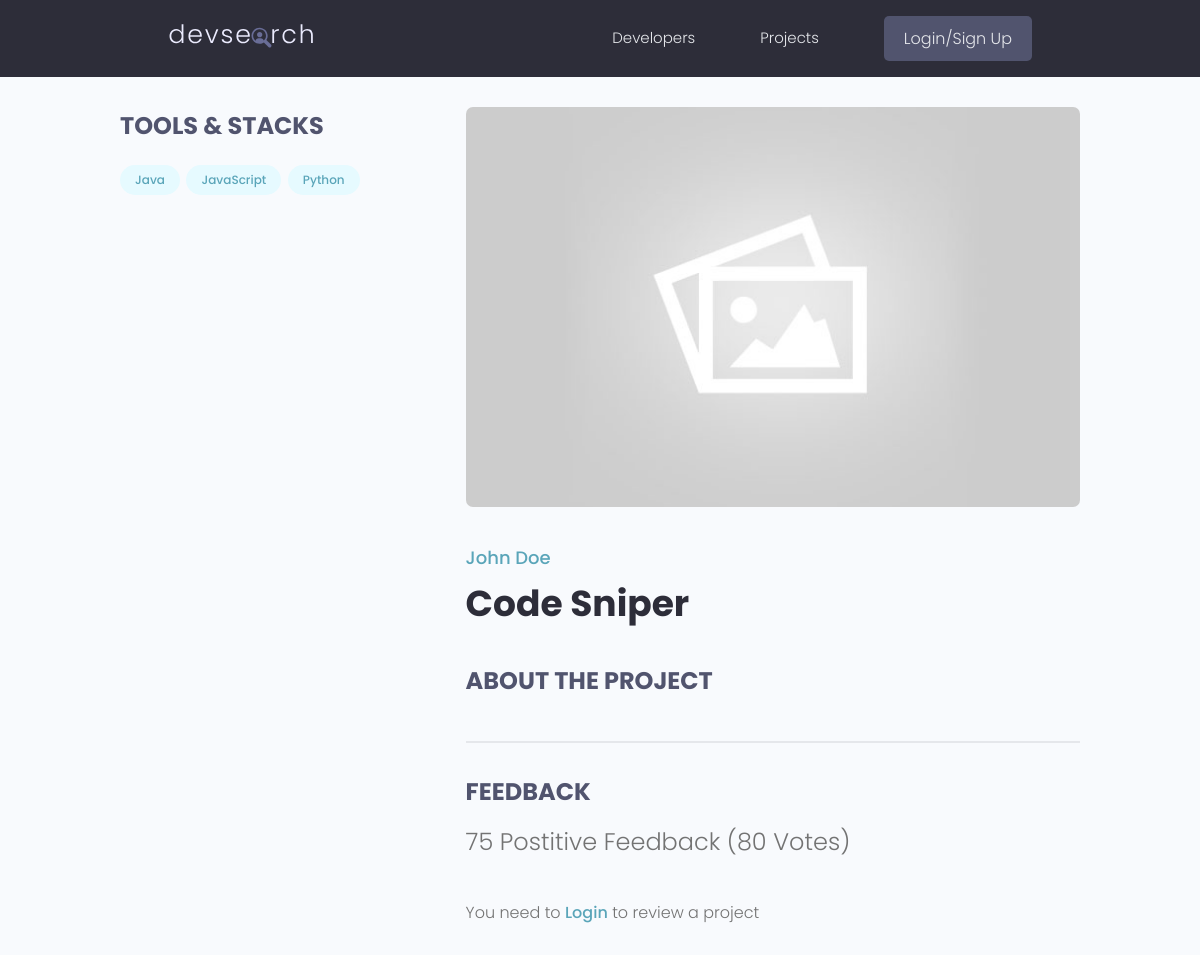
Before: /projects/project/8990a8dd-2f3b-4815-853e-283e5b6895d5/ with the older database file.
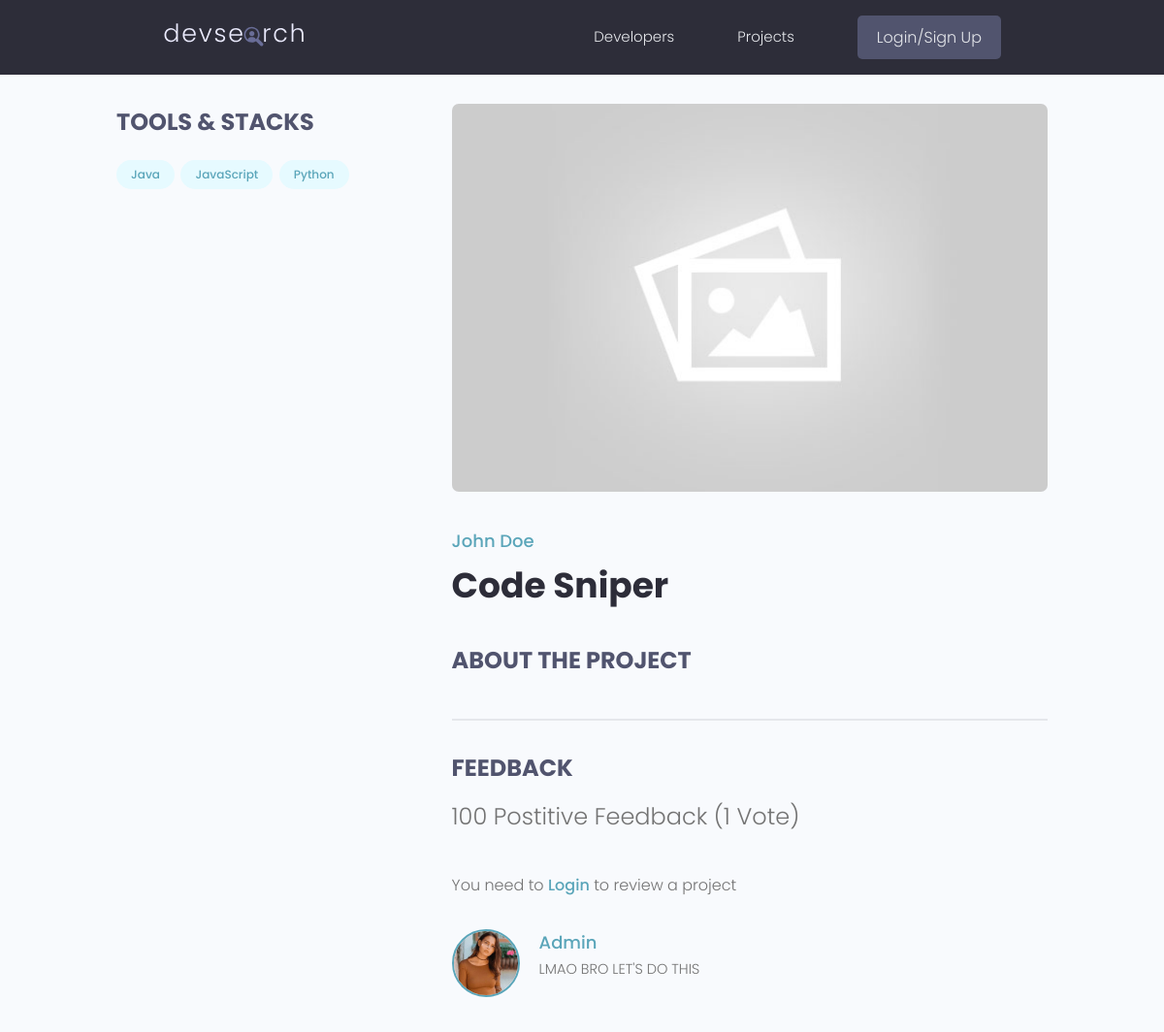
After: the same page with the newer database file.
### projects/models.py (models this page shows, shortened)
class Tag(models.Model):
    name = models.CharField(max_length=200)
    created = models.DateTimeField(auto_now_add = True)
    id = models.UUIDField(default=uuid.uuid4 , unique=True ,
                        primary_key=True , editable=False)
    def __str__(self):
        return self.name

class Project(models.Model):
    owner = models.ForeignKey(Profile , on_delete=models.SET_NULL, null=True , blank=True)
    title = models.CharField(max_length=200)
    description = models.TextField(null=True , blank=True)
    featured_image = models.ImageField(null=True , blank=True , default="default.jpg")
    demo_link = models.CharField(max_length=2000 , null=True , blank=True)
    source_link = models.CharField(max_length = 2000,null=True , blank=True)
    tags = models.ManyToManyField('Tag', blank=True)
    vote_total = models.IntegerField(default=0 , null=True , blank=True)
    vote_ratio = models.IntegerField(default=0 , null=True , blank=True)
    created = models.DateTimeField(auto_now_add = True)
    id = models.UUIDField(default=uuid.uuid4 , unique=True ,
                        primary_key=True , editable=False)
    class Meta:
        ordering = ['-vote_ratio','-vote_total','title'] # i paraqet postimet nga ajo me shum me vota edhe reviews
    @property
    def reviewers(self):
        queryset = self.review_set.all().values_list('owner__id', flat=True)
        return queryset

class Review(models.Model):
    VOTE_TYPE = (
        ('up', 'Up Vote'),
        ('down', 'Down Vote')
    )
    owner = models.ForeignKey(Profile , on_delete=models.CASCADE,null=True)
    project = models.ForeignKey(Project , on_delete=models.CASCADE)
    body = models.TextField(null=True , blank=True)
    value = models.CharField(max_length=200, choices=VOTE_TYPE)
    created = models.DateTimeField(auto_now_add = True)
    id = models.UUIDField(default=uuid.uuid4 , unique=True ,
                        primary_key=True , editable=False)
    class Meta:
        unique_together = [
            ['owner','project']
        ]

### users/models.py (models this page shows)
class Profile(models.Model):
    user = models.OneToOneField(User , on_delete = models.CASCADE ,  null=True , blank=True)
    name = models.CharField(max_length=200 , blank=True , null=True)
    email = models.EmailField(max_length=500 , blank=True , null=True)
    username = models.CharField(max_length=200 , blank=True , null=True)
    location = models.CharField(max_length=200 , blank=True , null=True)
    short_intro = models.CharField(max_length=200 , blank=True , null=True)
    bio = models.TextField(blank=True , null=True)
    profile_image = models.ImageField(blank=True , null=True, upload_to='profiles/', default='images/profiles/user-default.png')
    social_github = models.CharField(max_length=200 , blank=True , null=True)
    social_twitter = models.CharField(max_length=200 , blank=True , null=True)
    social_linkedin = models.CharField(max_length=200 , blank=True , null=True)
    social_youtube = models.CharField(max_length=200 , blank=True , null=True)
    social_website = models.CharField(max_length=200 , blank=True , null=True)
    created = models.DateTimeField(auto_now_add = True)
    id = models.UUIDField(default=uuid.uuid4 , unique=True ,
                        primary_key=True , editable=False)
    def __str__(self):
        return str(self.username)

### projects/views.py (the view, shortened to what this page needs)
# urls.py: path('project/<str:pk>/', views.project,name="project"),
def project(request, pk):
    projectObj = Project.objects.get(id=pk)
    form = ReviewForm()
    context = {
        'project':projectObj,
        'form':form,
        }
    return render(request, "projects/single-project.html" , context)

### projects/templates/projects/single-project.html (shortened to what this page needs)
{% extends 'main.html' %}
{% block content %}
<main class="singleProject my-md">
    <div class="container">
      <div class="layout">
        <div class="column column--1of3">
          <h3 class="singleProject__subtitle">Tools & Stacks</h3>
          <div class="singleProject__toolStack">
            {% for tag in project.tags.all %}
                    <span class="tag tag--pill tag--main">
                      <small>{{tag}}</small>
                    </span>
            {% endfor %}
          </div>
        </div>
        <div class="column column--2of3">
          <img class="singleProject__preview" src="{{ project.featured_image.url }}" alt="portfolio thumbnail" />
          <a href="profile.html" class="singleProject__developer">{{project.owner.name}}</a>
          <h2 class="singleProject__title">{{project.title}}</h2>
          <h3 class="singleProject__subtitle">About the Project</h3>
          <div class="comments">
            <h3 class="singleProject__subtitle">Feedback</h3>
            <h5 class="project--rating">
                {{project.vote_ratio}} Postitive Feedback ({{project.vote_total}} Vote{{project.vote_total|pluralize:"s"}})
            </h5>
            {% if request.user.profile.id in project.reviewers %}
            <p>You have alredy submitted your review for this project.</p>
            {% elif request.user.profile == project.owner  %}
            <p>You can't review your own work </p>
            {% else %}
            <p>You need to <a href="{% url 'login' %}?next={{request.path}}">Login</a> to review a project</p>
            {% endif %}
            {% for review in project.review_set.all %}
            {% if review.body %}
            <div class="commentList">
              <div class="comment">
                <a href="{% url 'user-profile' review.owner %}">
                  <img class="avatar avatar--md"
                    src="{{ review.owner.profile_image.url }}" alt="user" />
                </a>
                <div class="comment__details">
                  <a href="{% url 'user-profile' review.owner %}" class="comment__author">{{ review.owner.name }}</a>
                  <p class="comment__info">
                    {{review.body|linebreaksbr}}
                  </p>
                </div>
              </div>
            </div>
            {% endif %}
            {% endfor %}
          </div>
        </div>
      </div>
    </div>
  </main>
{% endblock content %}

### templates/main.html (shortened to what this page needs)
{% load static %}
<!DOCTYPE html>
<html lang="en">
<head>
    <link rel="stylesheet" href="https://cdn.iconmonstr.com/1.3.0/css/iconmonstr-iconic-font.min.css" />
    <link rel="stylesheet" href="{% static 'uikit/styles/uikit.css' %}" />
    <link rel="stylesheet" href="{% static 'styles/app.css' %}" />
    <link rel="stylesheet" type="text/css" media="screen" href="{% static 'styles/main.css' %}">
</head>
<body>
    {% include 'navbar.html' %}
    {% block content %}
    {% endblock content %}
</body>
</html>

### templates/navbar.html (shortened to what this page needs)
{% load static %}
<header class="header">
    <div class="container container--narrow">
      <a href="{% url 'profiles' %}" class="header__logo">
        <img src="{% static 'images/logo.svg' %}" alt="DevSearch Logo" />
      </a>
      <nav class="header__nav">
        <ul class="header__menu">
          <li class="header__menuItem"><a href="{% url 'profiles' %}">Developers</a></li>
          <li class="header__menuItem"><a href="{% url 'projects' %}">Projects</a></li>
          {% if request.user.is_authenticated %}
          <li class="header__menuItem"><a href="{% url 'inbox' %}">Inbox</a></li>
          <li class="header__menuItem"><a href="{% url 'account' %}">Account</a></li>
          <li class="header__menuItem"><a href="{% url 'logout' %}" class="btn btn--sub">Log Out</a></li>
          {% else %}
          <li class="header__menuItem"><a href="{% url 'login' %}" class="btn btn--sub">Login/Sign Up</a></li>
          {% endif%}
        </ul>
      </nav>
    </div>
</header>

### static/styles/app.css (style rules this page uses)
:root { --color-sub: #2d2d39; }
.btn--sub { background-color: var(--color-sub-light); }
img { width: 100%; }
.header { position: sticky; z-index: 111; background-color: var(--color-sub); padding: 1.5rem 0; }
.header > .container { display: flex; justify-content: space-between; align-items: center; }
.header__logo > img { height: 3.8rem; }
.header__nav > ul { display: inline-flex; align-items: center; list-style: none; gap: 6.5rem; }
.header__menuItem > a { color: var(--color-light); font-weight: 300; }
.singleProject .column--1of3 { order: 2; }
@media screen and (min-width: 1081px) { .singleProject .column--1of3 { order: 1; } }
@media screen and (min-width: 1081px) { .singleProject .column--2of3 { order: 2; } }
.singleProject__toolStack { margin-top: 2rem; margin-bottom: 4rem; }
.singleProject__preview { height: 50vh; object-fit: cover; object-position: top center; margin-bottom: 3rem; border-radius: 0.7rem; }
.singleProject__developer { font-size: 1.8rem; font-weight: 500; }
.singleProject__title { font-size: 3.6rem; font-weight: 700; color: var(--color-sub); margin-bottom: 3rem; }
.project--rating { margin-bottom: 1.6em; margin-top: .5em; }
.singleProject__subtitle { text-transform: uppercase; font-size: 2.4rem; font-weight: 700; color: var(--color-sub-light); margin-bottom: 1rem; }
.comments { margin-top: 4rem; padding-top: 3rem; border-top: 2px solid var(--color-light); }
.commentList { margin: 3rem 0; }
.comment { display: flex; gap: 2rem; }
.comment__author { font-size: 1.8rem; }
.comment__info { font-size: 1.45rem; }

### static/uikit/styles/modules/_variables.css (style rules this page uses)
:root { --color-main: #5aa5b9; --color-main-light: #e6faff; --color-sub: #3f4156; --color-sub-light: #51546e; --color-sub-lighter: #ededfd; --color-text: #737373; --color-gray: #8b8b8b; --color-light: #e5e7eb; --color-light-gray: #767676; --color-bg: #f8fafd; --color-white: #fffefd; --color-white-light: #f3f3f3; --color-success: #359e64; --color-success-bg: #def8e8; --color-error: #fc4b0b; --color-error-bg: #fff2ee; --font-base: 'Poppins', arial, helvetica, 'Segoe UI', roboto, ubuntu, sans-serif; --font-monospace: 'Fira Code', 'Courier New', courier, monospace; --font-regular: 300; --font-medium: 500; --font-bold: 700; --generic-shadow: 1px 1px 5px #00000010; --generic-transition: all 0.3s ease-in-out; }

### static/uikit/styles/modules/_base.css (style rules this page uses)
* { margin: 0; padding: 0; box-sizing: border-box; text-rendering: optimizeLegibility; color: inherit; font-size: inherit; }
html { font-size: 50%; }
@media only screen and (min-width: 480px) { html { font-size: 56.25%; } }
@media only screen and (min-width: 1200px) { html { font-size: 62.5%; } }
body { line-height: 1.6; font-weight: 400; font-size: 1.5rem; color: var(--color-text); background-color: var(--color-bg); min-height: 100vh; }

### static/uikit/styles/modules/_typography.css (style rules this page uses)
* { font-family: var(--font-base); }
h2 { font-size: 3.6rem; font-weight: var(--font-bold); }
h3 { font-size: 3.2rem; font-weight: var(--font-medium); }
h5 { font-size: 2.4rem; font-weight: var(--font-medium); }
h5, h6 { font-weight: var(--font-regular); }
p, span, strong { font-size: 1.6rem; color: var(--color-text); font-weight: var(--font-regular); }
a { padding-bottom: 2px; text-decoration: none; display: inline-block; color: var(--color-main); font-weight: var(--font-medium); }

### static/uikit/styles/modules/_utilities.css (style rules this page uses)
.container { width: 92%; max-width: 165rem; margin: 0 auto; box-sizing: border-box; }
.container--narrow { width: 92%; max-width: 120rem; }
@media screen and (min-width: 1000px) { .container { width: 90%; } }
@media screen and (min-width: 1000px) { .container--narrow { width: 85%; } }
@media screen and (min-width: 1200px) { .container { width: 80%; } }
@media screen and (min-width: 1200px) { .container--narrow { width: 72%; } }
.my-md { margin: 3rem auto; }

### static/uikit/styles/modules/_avatar.css (style rules this page uses)
.avatar { border-radius: 50%; border: 2px solid var(--color-main); object-fit: cover; }
.avatar--md { height: 7rem; width: 7rem; }

### static/uikit/styles/modules/_button.css (style rules this page uses)
.btn { display: inline-block; position: relative; cursor: pointer; background-color: var(--color-light); font-weight: var(--font-medium); color: var(--color-sub); text-decoration: none; padding: 1rem 2rem; border-radius: 0.5rem; border: none; width: -webkit-fit-content; width: -moz-fit-content; width: fit-content; height: -webkit-fit-content; height: -moz-fit-content; height: fit-content; font-size: 1.6rem; outline-width: 0; outline-color: transparent; -webkit-backface-visibility: hidden; backface-visibility: hidden; transition: all 0.3s ease-in-out; }
.btn--sub { background-color: var(--color-sub); color: var(--color-white); }

Changed rows visible on the page:
changed Project "Code Sniper": vote_ratio "75" → "100"; vote_total "80" → "1"
added Review: owner.profile_image (picture), owner.name "Admin", body "LMAO BRO LET'S DO THIS"
